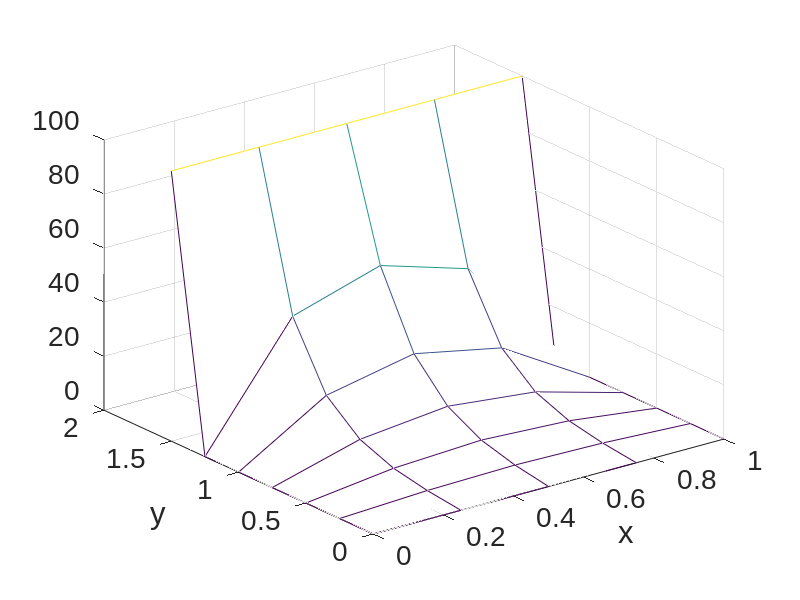
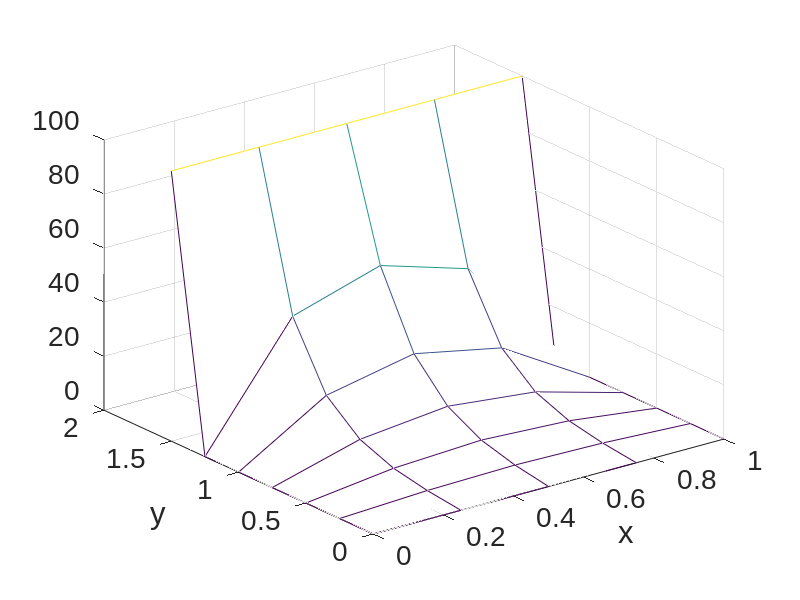

MATLAB code for these plots, in order:
% program lap1
% Solves example in fig. 7.3, section 7.2
clear all; close all; clc;
set(0,'DefaultLineLineWidth',2,'DefaultAxesFontName','Arial','DefaultAxesFontSize',20);

nx = 3;  % # interne nodar i x-retning
ny = 5; % # interne nodar i y-retning

n=nx*ny;  % total number of unknowns
 
xmax=1;  
xmin=0;

ymax=1.5;
ymin=0;

T0=100;

x=linspace(xmin,xmax,nx+2); % nx+2 to account for bondaries
y=linspace(ymin,ymax,ny+2);

d = ones(n,1); % diagonal
b = zeros(n,1); % right hand side

%Impose BCs
b(ny:ny:end)=-T0;

% --- generate A-matrix ---
A = spdiags([d d -4*d d d],[-ny -1 0 1 ny], n,n);
% --- Update A ---

A(ny:ny:end,ny+1:ny:end)=0;
A(ny+1:ny:end,ny:ny:end)=0;
% --- solve system ---


Tvec = A\b;
Temp=reshape(Tvec,ny,nx);
T=zeros(ny+2,nx+2);
T(2:ny+1,2:nx+1) = Temp;
T(end,:) = T0;

figure(1)
%mesh(x(2:nx+1),y(2:ny+1), Temp)
mesh(x,y,T)

xlabel('x')
ylabel('y')


A2 = spdiags([d d -4*d d d],[-nx -1 0 1 nx], n,n);
A2(nx:nx:end,nx+1:nx:end)=0;
A2(nx+1:nx:end,nx:nx:end)=0;

b2 = zeros(n,1); % right hand side
b2(end-nx+1:end) = -T0;


figure(2)
Tvec2=A2\b2;

T2=reshape(Tvec2,nx,ny);
T3=zeros(nx+2,ny+2);
T3(2:nx+1,2:ny+1) = T2;
T3(:,end) = T0;

%mesh(x(2:nx+1),y(2:ny+1), T2')
mesh(x,y,T3')

xlabel('x')
ylabel('y')

%mesh(y(2:ny+1), x(2:nx+1),T2)
